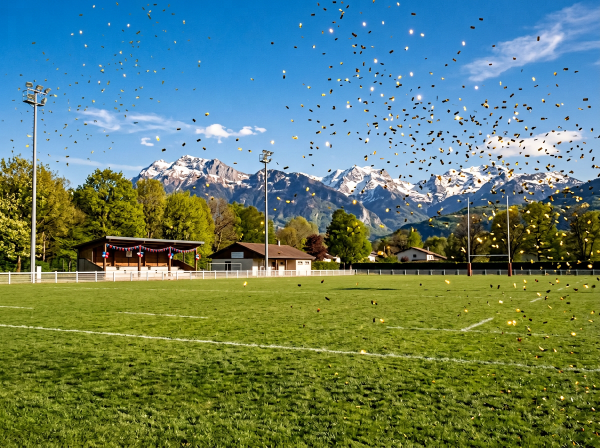
#> input picture planches/travail/planche01/fond-case1.png, 1200 x 896 px (shown at 1/2 size)
$ python planche01.py
#> lines starting #> are read from the running program, lines starting #| are printed output that depends on the picture; after the words box and inside, x2 and y2 are one past the last pixel; in counts of white or black regions, pixels touching at a corner belong together
### outils/assemblage/detourage.py
"""Détourage d'un personnage généré sur fond uni (gris clair).

Combine la segmentation « personne » de MediaPipe (modèle embarqué) et un
affinage colorimétrique sur la bande de contour, le fond étant uniforme.
Retourne une image RGBA recadrée sur le sujet.
"""
import numpy as np, cv2
from PIL import Image

_seg = None
def _segmenter():
    global _seg
    if _seg is None:
        import mediapipe as mp
        _seg = mp.solutions.selfie_segmentation.SelfieSegmentation(model_selection=0)
    return _seg

def detourer(path, core_thr=0.7, band=4, feather=0.8, sigma_bg=50):
    im = Image.open(path).convert('RGB'); W, H = im.size
    rgb = np.asarray(im).astype(np.float32)
    # 1) segmentation personne (sur image réduite, puis remontée)
    small = cv2.resize(rgb.astype(np.uint8), (W // 2, H // 2))
    seg = _segmenter().process(small).segmentation_mask
    seg = cv2.resize(seg, (W, H), interpolation=cv2.INTER_LINEAR)
    # 2) fond estimé LOCALEMENT (convolution normalisée des pixels hors sujet) : gère dégradés et vignettage
    zone = cv2.dilate((seg > 0.08).astype(np.uint8), cv2.getStructuringElement(cv2.MORPH_ELLIPSE, (2 * band + 1, 2 * band + 1)))
    far = cv2.dilate(zone, cv2.getStructuringElement(cv2.MORPH_ELLIPSE, (41, 41))).astype(np.float32)  # on exclut aussi les ombres proches
    wmask = 1.0 - far
    num = cv2.GaussianBlur(rgb * wmask[..., None], (0, 0), sigma_bg)
    den = cv2.GaussianBlur(wmask, (0, 0), sigma_bg)[..., None]
    glob = np.median(rgb[wmask > 0.5].reshape(-1, 3), axis=0)
    bg = np.where(den > 1e-3, num / np.maximum(den, 1e-3), glob)
    dist = np.abs(rgb - bg).sum(axis=2)
    # clé signée : plus clair que le fond (tissu blanc) -> seuil bas ; plus sombre (ombres au sol) -> seuil élevé
    bright = rgb.sum(axis=2) > bg.sum(axis=2)
    ys_seg = np.where((seg > 0.3).any(axis=1))[0]
    y_feet = ys_seg.max() if len(ys_seg) else H
    h_seg = y_feet - (ys_seg.min() if len(ys_seg) else 0)
    near_floor = (np.arange(H) > y_feet - 0.12 * h_seg)[:, None]      # zone des ombres au sol
    thr_dark = np.where(near_floor, 45.0, 22.0)
    inner = seg > 0.3                                                  # silhouette : seuil bas pour le tissu clair
    key_bright = np.where(inner, np.clip((dist - 18) / 32, 0, 1), np.clip((dist - 48) / 62, 0, 1))
    key = np.where(bright, key_bright, np.clip((dist - thr_dark) / (thr_dark + 40), 0, 1))
    segconf = np.clip((seg - 0.5) / 0.3, 0, 1)
    strong = (dist > 95).astype(np.uint8)                    # nettement différent du fond même si la segmentation l'a raté (bras levé)
    zone = np.maximum(zone, strong)
    # 3) cœur opaque = segmentation érodée ; intérieur = clé basse ou confiance seg ; extérieur = clé haute
    core = cv2.erode((seg > core_thr).astype(np.uint8), cv2.getStructuringElement(cv2.MORPH_ELLIPSE, (7, 7)))
    alpha = np.where(core > 0, 1.0, np.where(zone > 0, np.maximum(key, segconf), 0.0)).astype(np.float32)
    # composantes : on garde la principale et les membres détachés (>= 2 % de la principale)
    hard = (alpha > 0.5).astype(np.uint8)
    hard = cv2.morphologyEx(hard, cv2.MORPH_CLOSE, cv2.getStructuringElement(cv2.MORPH_ELLIPSE, (9, 9)))
    n, lab, stats, _ = cv2.connectedComponentsWithStats(hard, 8)
    if n > 2:
        areas = stats[1:, cv2.CC_STAT_AREA]; main = areas.max()
        keep = np.zeros(n, bool); keep[1:] = areas >= 0.02 * main
        alpha = np.where(keep[lab] | (alpha <= 0.5), alpha, 0.0).astype(np.float32)
    # petits trous internes (< 0.4 % du sujet) : remplis (un corps n'est pas ajouré)
    holes = (alpha < 0.5).astype(np.uint8)
    n2, lab2, stats2, _ = cv2.connectedComponentsWithStats(holes, 4)
    subj = float((alpha >= 0.5).sum())
    for i in range(1, n2):
        x, y, w_, h_, a_ = stats2[i]
        touches = x == 0 or y == 0 or x + w_ >= W or y + h_ >= H
        if not touches and a_ < 0.004 * subj:
            alpha[lab2 == i] = 1.0
    if feather:
        alpha = cv2.GaussianBlur(alpha, (0, 0), feather)
    # 4) décontamination du fond sur les bords (évite le liseré gris)
    a = alpha[..., None]
    fg = np.clip((rgb - (1 - a) * bg) / np.maximum(a, 0.35), 0, 255)
    out = np.where(a > 0.98, rgb, fg).astype(np.uint8)
    rgba = np.dstack([out, (alpha * 255).astype(np.uint8)])
    ys, xs = np.where(alpha > 0.5)
    box = (xs.min(), ys.min(), xs.max() + 1, ys.max() + 1)
    return Image.fromarray(rgba, 'RGBA').crop(box), box

# [6 lines that do not run on import are left out]

### outils/assemblage/planche01.py
"""Assemblage de la planche 1 — « La Légende des U6 » (dessin sans texte, A4 2480x3508 à 300 dpi).

Structure validée : 1 grande case (moitié haute) + 3 cases en bas (action / médailles / gros plan Léon).
Case 1 : décor ensoleillé + 8 personnages détourés placés par calcul (perspective simple).
Case 2 : extrait du même décor (flou de profondeur) + Lyssandro, Ayden et Milo en course.
Case 3 : médailles (image générée, recadrée sous les mentons).
Case 4 : gros plan de Léon (image générée, recadrée).
"""
import sys, random
from pathlib import Path
import numpy as np, cv2
from PIL import Image, ImageDraw, ImageFilter
sys.path.insert(0, str(Path(__file__).parent))
from detourage import detourer

ROOT = Path(__file__).resolve().parents[2]
WORK = ROOT / 'planches/travail'
P1, COUV = WORK / 'planche01', WORK / 'couverture'
W, H = 2480, 3508
MARGE, GOUT, BORD = 60, 40, 6

# Cases (x0, y0, x1, y1)
C1 = (MARGE, MARGE, W - MARGE, 2200)
Y2 = C1[3] + GOUT
C2 = (MARGE, Y2, MARGE + 700, H - MARGE)
C3 = (C2[2] + GOUT, Y2, C2[2] + GOUT + 1000, H - MARGE)
C4 = (C3[2] + GOUT, Y2, W - MARGE, H - MARGE)
MEDAILLES_Y0 = 100   # ligne de départ du recadrage de la case 3 (ajustée après contrôle visuel)

_fd = None
# [56 lines left out: functions face_box, hauteur_corps, ensoleiller, ombre, placer, not called in this run]

def nettoyer_ciel(im, frac=0.40):
    """Retire les petits confettis sombres générés dans le ciel (taches noires), sans toucher aux mâts."""
    arr = np.asarray(im.convert('RGB')).copy()
    h, w = arr.shape[:2]
    L = cv2.cvtColor(arr, cv2.COLOR_RGB2GRAY)
    med = cv2.medianBlur(L, 41)
    mask = ((med.astype(int) - L.astype(int)) > 35).astype(np.uint8)
    mask[int(h * frac):] = 0
    n, lab, stats, _ = cv2.connectedComponentsWithStats(mask, 8)
    keep = np.zeros(n, bool)
    for i in range(1, n):
        x, y, bw, bh, a = stats[i]
        keep[i] = a < 220 and bw < 28 and bh < 28       # petits blobs seulement
    mask = keep[lab].astype(np.uint8)
    mask = cv2.dilate(mask, cv2.getStructuringElement(cv2.MORPH_ELLIPSE, (5, 5)))
    out = cv2.inpaint(arr, mask, 4, cv2.INPAINT_TELEA)
    return Image.fromarray(out)

VISAGES = []   # boîtes (x0, y0, x1, y1) des visages placés, pour y éviter les confettis

def confettis(size, n, seed=1, taille=(6, 26), alpha=(120, 230), eviter=()):
    random.seed(seed)
    layer = Image.new('RGBA', size, (0, 0, 0, 0)); d = ImageDraw.Draw(layer)
    cols = [(255, 215, 0), (255, 190, 30), (255, 230, 90), (240, 170, 20), (255, 245, 160)]
    for _ in range(n):
        x, y = random.randrange(size[0]), random.randrange(size[1])
        if any(bx0 <= x <= bx1 and by0 <= y <= by1 for bx0, by0, bx1, by1 in eviter):
            continue
        t = random.randint(*taille); c = random.choice(cols) + (random.randint(*alpha),)
        ang = random.uniform(0, 3.14)
        pts = [(x + t * np.cos(ang + a), y + t * 0.45 * np.sin(ang + a)) for a in (0, 1.1, 3.14, 4.2)]
        d.polygon(pts, fill=c)
    return layer.filter(ImageFilter.GaussianBlur(0.7))

def recadrer_ratio(im, ratio, ancre=0.5, y0=0):
    """Recadre im (à partir de la ligne y0) au ratio largeur/hauteur demandé, ancre horizontale 0..1."""
    w, h = im.size; h = h - y0
    if w / h > ratio:
        nw = round(h * ratio); x0 = round((w - nw) * ancre)
        return im.crop((x0, y0, x0 + nw, y0 + h))
    nh = round(w / ratio)
    return im.crop((0, y0, w, y0 + nh))

def taille(c): return (c[2] - c[0], c[3] - c[1])

def case1():
    tw, th = taille(C1)
    fond = nettoyer_ciel(Image.open(P1 / 'fond-case1.png').convert('RGB'))
    fond = recadrer_ratio(fond, tw / th).resize((tw, th), Image.Resampling.LANCZOS).convert('RGBA')
    VISAGES.clear()
    y_h, cam_h = 0.552 * th, 1.0
    # arrière : confettis lointains (petits, derrière les personnages)
    fond.alpha_composite(confettis((tw, th), 220, seed=3, taille=(4, 12), alpha=(90, 170)))
    persos = [  # fichier, taille réelle, x (fraction), pieds (fraction)
        (COUV / 'perso-julien.png',        1.82, 0.425, 0.800),   # dans l'intervalle Ayden/Léon : visage à gauche du trophée
        (COUV / 'perso-flavien.png',       1.80, 0.270, 0.815),
        (COUV / 'perso-kilian.png',        1.78, 0.730, 0.815),
        (COUV / 'perso-lyssandro.png',     1.24, 0.215, 0.930),
        (COUV / 'perso-milo.png',          1.22, 0.785, 0.930),
        (COUV / 'perso-ayden.png',         1.20, 0.350, 0.935),
        (P1 / 'perso-nolann-joie.png',     1.22, 0.650, 0.935),
        (P1 / 'perso-leon-trophee.png',    1.18, 0.500, 0.972),
    ]
    for f, t, fx, fy in persos:
        cut, _ = detourer(str(f))
        placer(fond, cut, t, fx * tw, fy * th, y_h, cam_h)
    # avant : quelques gros confettis flous devant
    fond.alpha_composite(confettis((tw, th), 70, seed=7, taille=(14, 30), alpha=(110, 200), eviter=list(VISAGES)).filter(ImageFilter.GaussianBlur(2.5)))
    return fond.convert('RGB')

# [29 lines left out: functions case2, case3, case4, not called in this run]

def main(out=ROOT / 'planches/01-la-legende-des-u6-dessin.png'):
    page = Image.new('RGB', (W, H), 'white'); d = ImageDraw.Draw(page)
#> after `page = Image.new('RGB', (W, H), 'white')`: page: PIL image 2480x3508 RGB; every value is 255
    for c, f in ((C1, case1), (C2, case2), (C3, case3), (C4, case4)):
        page.paste(f(), (c[0], c[1]))
        d.rectangle(c, outline='black', width=BORD)
#> this loop made 1 pass
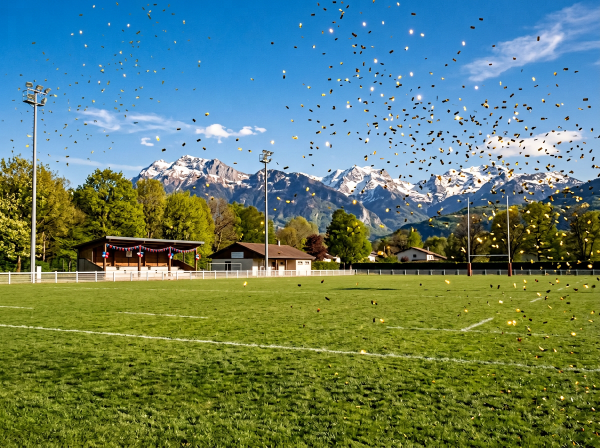
#> input picture planches/travail/planche01/fond-case1.png, 1200 x 896 px (shown at 1/2 size)
#> pass 1, in nettoyer_ciel, `L = cv2.cvtColor(arr, cv2.COLOR_RGB2GRAY)`:
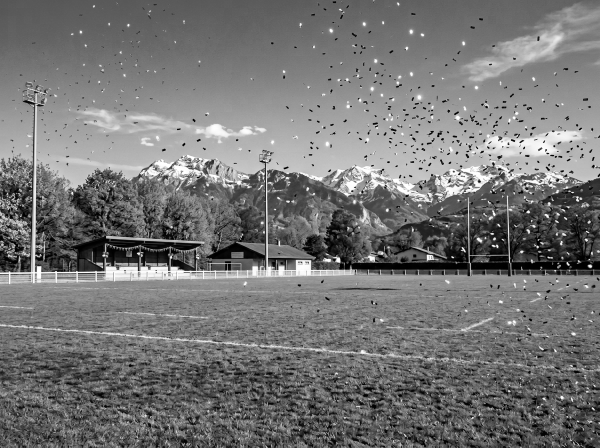
#> L: shape (896, 1200) (shown at 1/2 size); min 0, max 255, mean 117.2
#> pass 1, in nettoyer_ciel, `med = cv2.medianBlur(L, 41)`:
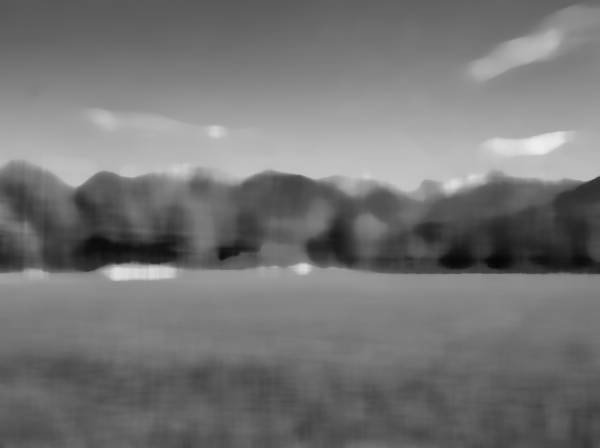
#> med: shape (896, 1200) (shown at 1/2 size); min 6, max 238, mean 116.5
#> pass 1, in nettoyer_ciel, `mask = ((med.astype(int) - L.astype(int)) > 35).astype(np.uint8)`:
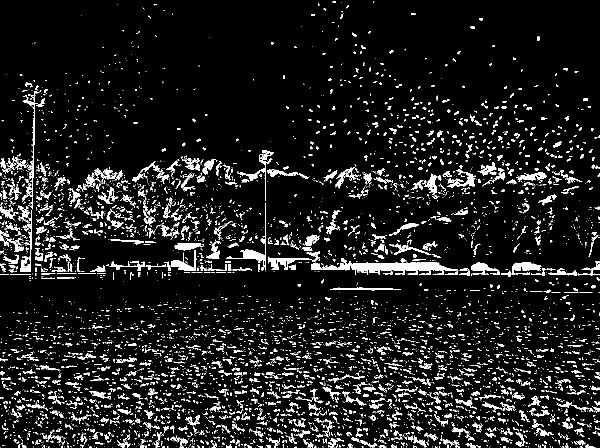
#> mask: shape (896, 1200) (shown at 1/2 size); values 0 (black) and 1 (white), 8.7% white; 6149 white regions (5081 under 20 px), largest, box (x1, y1, x2, y2) and area: (682, 516, 916, 540) 2673, (452, 405, 532, 541) 1009, (45, 191, 88, 395) 836
#> pass 1, in nettoyer_ciel, `n, lab, stats, _ = cv2.connectedComponentsWithStats(mask, 8)`:
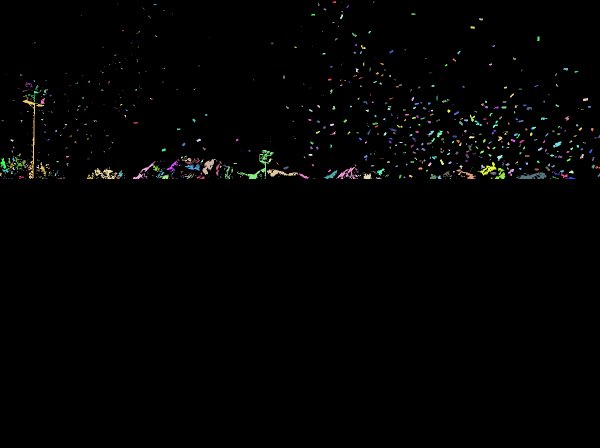
#> lab: shape (896, 1200) int32 (shown at 1/2 size); 792 distinct labels, from 0 to 791; one colour per label, 0 black
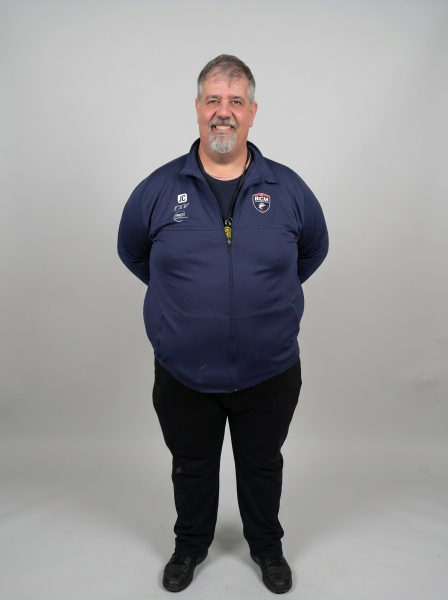
#> input picture planches/travail/couverture/perso-julien.png, 896 x 1200 px (shown at 1/2 size)
    page.save(out, dpi=(300, 300))
    page.resize((W // 3, H // 3), Image.Resampling.LANCZOS).save(str(out).replace('.png', '-apercu.jpg'), quality=88)
    print('écrit', out, page.size)

if __name__ == '__main__':
    main()
#> (the call stopped at in _segmenter, `_seg = mp.solutions.selfie_segmentation.SelfieSegmentation(model_selec..`: mediapipe is not available in this run)
